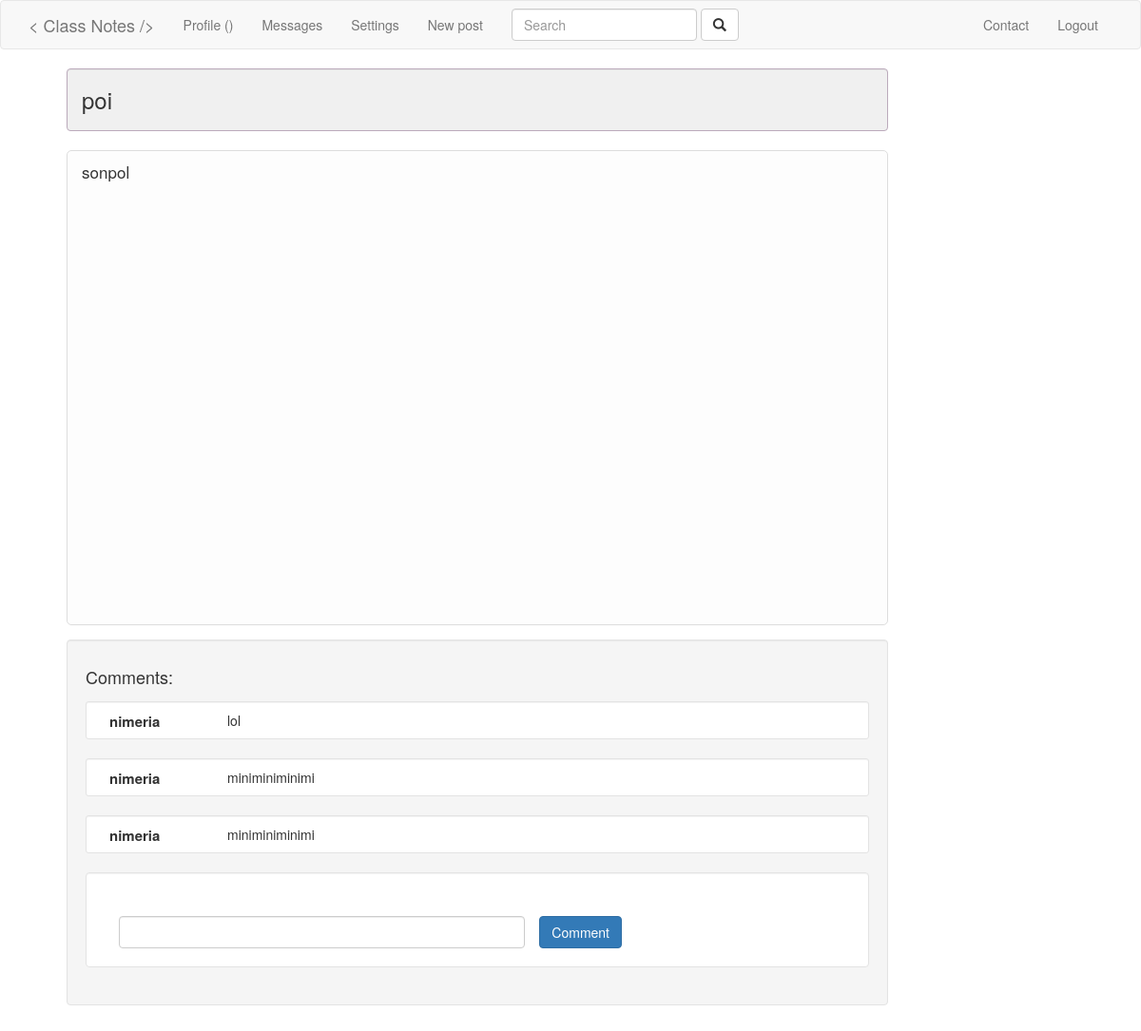
Screenshot of /post/12/ with the database file from the repository.
### post/models.py (models this page shows, shortened)
class Post(models.Model):
	title = models.CharField(max_length=250,null=False,blank=False)
	content = models.TextField()
	author = models.ForeignKey(User,null=False)
	publish_date = models.DateTimeField(null=True)
	create_time = models.DateTimeField(default=timezone.now)
	stars = models.IntegerField(default=0)
	is_draft = models.BooleanField(default=False)

class Comment(models.Model):
	post = models.ForeignKey(Post,null=False)
	author = models.ForeignKey(User,null=False,related_name='commentor_name')
	content = models.CharField(max_length=500,null=False)

### post/views.py (the view)
# urls.py: url(r'', include('post.urls')),
def post(request,post_id):
	template = 'post.html'
	try:
		post = Post.objects.get(id=post_id)
	except:
		post = none
	if request.POST:
		form = CommentForm(request.POST)
		if form.is_valid():
			Comment.objects.create(post=post,author=request.user,content=form.cleaned_data['content'])
		return redirect('post_redirect',post_id)
	comments = Comment.objects.filter(post=post)
	form = CommentForm()
	context = locals()
	return render( request, template, context )

### post/forms.py
class CommentForm(forms.ModelForm):
	class Meta:
		model = Comment
		fields = ('content',)
		labels = {
			'content' : ("")
		}

### post/templates/post.html (shortened to what this page needs)
{% extends 'home-page.html' %}
{% load static %}
{% load crispy_forms_tags %}
{% block content %}
    <div id='{{ post.pk }}' class='post_view'> {% csrf_token %}
        <h3 title='Double click on post title to edit post' class='post well'>{{ post.title }}</h3>
        <div class='lol'>{{ post.content|safe }}</div>
        <div class='comment well'>
            <h4>Comments:</h4>
            {% for comment in comments %}
                <div class='well well-sm comment-form'>
                    <span class='col col-md-2' style="font-size:15px;"><b>{{ comment.author }} </b></span>
                    <span class='col' style='padding-left:5px;'>{{ comment.content }}</span>
                </div>
            {% endfor %}
            <div class='well well-md comment-form'>
                <form method='POST'> {% csrf_token %}
                    <span class='col col-md-7'> {{ form|crispy }} </span>
                    <input type='submit' value='Comment' class='btn btn-primary' />
                </form>
            </div>
        </div>
    </div>
{% endblock %}

### post/templates/post.html (style rules this page uses)
.post_view { width: 72%; margin: 70px; margin-top: 5px; }
.post { border-color: #bbaabb; padding-left: 15px; background-color: #f0f0f0; }
.lol { width: 100%; border-radius: 5px; border: 1px solid #dddddd; padding: 10px 15px; background-color: #fdfdfd; min-height: 500px; font-size: 17px; }
.comment { margin-top: 15px; }
.comment-form { margin-top: 15px; background-color: white; }

### rows the page displays
Post: title "poi", content "sonpol"
Comment: author "nimeria", content "lol"
Comment: author "nimeria", content "miniminiminimi"
Comment: author "nimeria", content "miniminiminimi"
